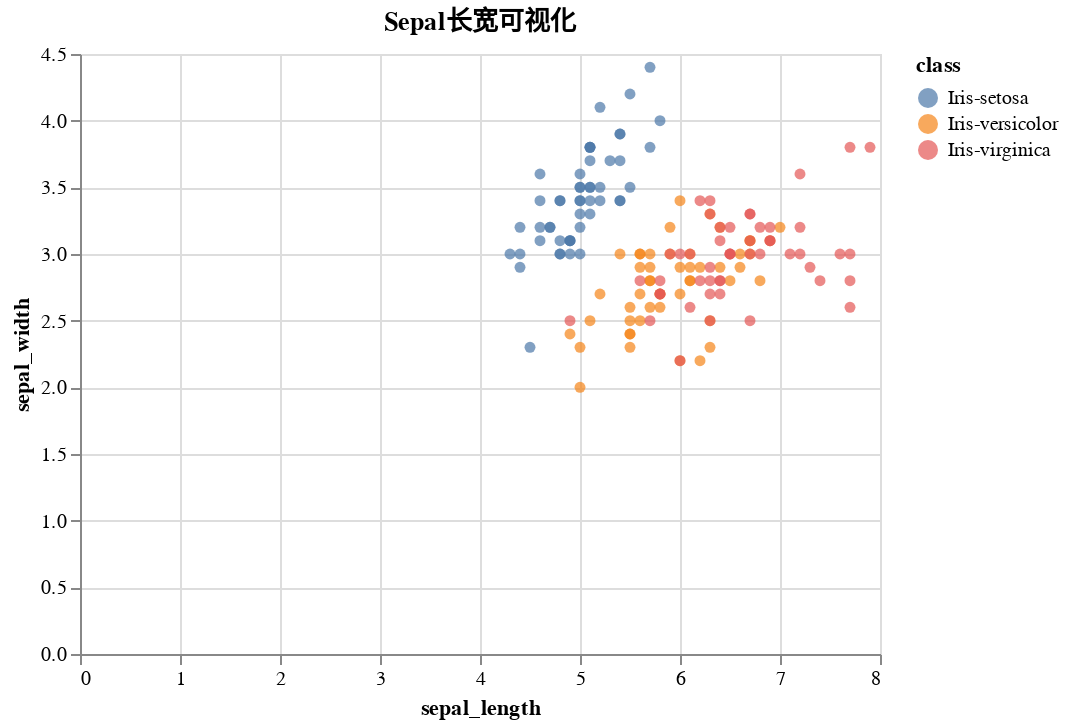

Notebook code cell kept with this figure:
### Code cell
# Plot the scatter plot using sepal_length and sepal_width as x and y axis
alt.Chart(df).mark_circle().encode(
    x="sepal_length",
    y="sepal_width",
    color="class",
).interactive().properties(title="Sepal长宽可视化")

### Figure 1 — Vega-Lite specification as saved in the notebook (floating-point values rounded to 4 significant figures; data arrays with more than 128 entries replaced by an {"elided": "..."} marker saying what was removed)
{"config": {"view": {"continuousWidth": 400, "continuousHeight": 300}}, "data": {"name": "data-19a1d314375d7ddf25b5b844978600af"}, "mark": "circle", "encoding": {"color": {"type": "nominal", "field": "class"}, "x": {"type": "quantitative", "field": "sepal_length"}, "y": {"type": "quantitative", "field": "sepal_width"}}, "selection": {"selector038": {"type": "interval", "bind": "scales", "encodings": ["x", "y"]}}, "title": "Sepal长宽可视化", "$schema": "https://vega.github.io/schema/vega-lite/v4.8.1.json", "datasets": {"data-19a1d314375d7ddf25b5b844978600af": {"elided": "150 records"}}}
